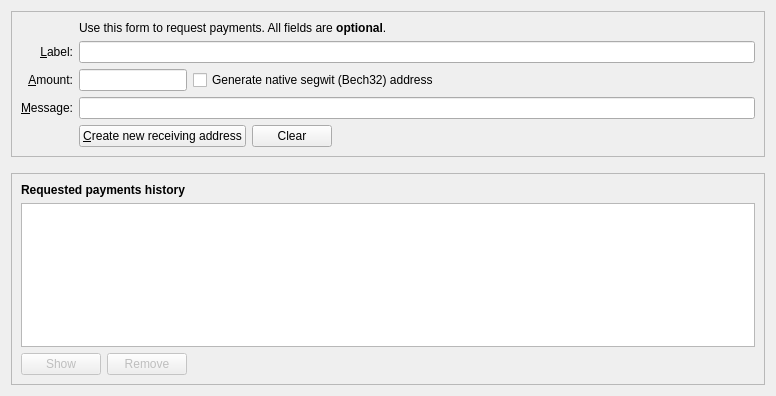
<?xml version="1.0" encoding="UTF-8"?>
<ui version="4.0">
 <class>ReceiveCoinsDialog</class>
 <widget class="QWidget" name="ReceiveCoinsDialog">
  <property name="geometry">
   <rect>
    <x>0</x>
    <y>0</y>
    <width>776</width>
    <height>396</height>
   </rect>
  </property>
  <layout class="QVBoxLayout" name="verticalLayout" stretch="0,0,1">
   <item>
    <widget class="QFrame" name="frame2">
     <property name="sizePolicy">
      <sizepolicy hsizetype="Preferred" vsizetype="Expanding">
       <horstretch>0</horstretch>
       <verstretch>0</verstretch>
      </sizepolicy>
     </property>
     <property name="frameShape">
      <enum>QFrame::StyledPanel</enum>
     </property>
     <property name="frameShadow">
      <enum>QFrame::Sunken</enum>
     </property>
     <layout class="QVBoxLayout" name="verticalLayout_3">
      <item>
       <layout class="QGridLayout" name="gridLayout">
        <item row="5" column="0">
         <widget class="QLabel" name="label">
          <property name="toolTip">
           <string>An optional amount to request. Leave this empty or zero to not request a specific amount.</string>
          </property>
          <property name="text">
           <string>&amp;Amount:</string>
          </property>
          <property name="alignment">
           <set>Qt::AlignRight|Qt::AlignTrailing|Qt::AlignVCenter</set>
          </property>
          <property name="buddy">
           <cstring>reqAmount</cstring>
          </property>
         </widget>
        </item>
        <item row="6" column="0">
         <widget class="QLabel" name="label_3">
          <property name="toolTip">
           <string>An optional message to attach to the payment request, which will be displayed when the request is opened. Note: The message will not be sent with the payment over the Merdecoin network.</string>
          </property>
          <property name="text">
           <string>&amp;Message:</string>
          </property>
          <property name="alignment">
           <set>Qt::AlignRight|Qt::AlignTrailing|Qt::AlignVCenter</set>
          </property>
          <property name="buddy">
           <cstring>reqMessage</cstring>
          </property>
         </widget>
        </item>
        <item row="4" column="2">
         <widget class="QLineEdit" name="reqLabel">
          <property name="toolTip">
           <string>An optional label to associate with the new receiving address.</string>
          </property>
         </widget>
        </item>
        <item row="2" column="2">
         <widget class="QLabel" name="label_5">
          <property name="text">
           <string>Use this form to request payments. All fields are &lt;b&gt;optional&lt;/b&gt;.</string>
          </property>
         </widget>
        </item>
        <item row="4" column="0">
         <widget class="QLabel" name="label_2">
          <property name="toolTip">
           <string>An optional label to associate with the new receiving address.</string>
          </property>
          <property name="text">
           <string>&amp;Label:</string>
          </property>
          <property name="alignment">
           <set>Qt::AlignRight|Qt::AlignTrailing|Qt::AlignVCenter</set>
          </property>
          <property name="buddy">
           <cstring>reqLabel</cstring>
          </property>
         </widget>
        </item>
        <item row="6" column="2">
         <widget class="QLineEdit" name="reqMessage">
          <property name="toolTip">
           <string>An optional message to attach to the payment request, which will be displayed when the request is opened. Note: The message will not be sent with the payment over the Merdecoin network.</string>
          </property>
         </widget>
        </item>
        <item row="7" column="2">
         <layout class="QHBoxLayout" name="horizontalLayout">
          <item>
           <widget class="QPushButton" name="receiveButton">
            <property name="minimumSize">
             <size>
              <width>150</width>
              <height>0</height>
             </size>
            </property>
            <property name="text">
             <string>&amp;Create new receiving address</string>
            </property>
            <property name="icon">
             <iconset resource="../bitcoin.qrc">
              <normaloff>:/icons/receiving_addresses</normaloff>:/icons/receiving_addresses</iconset>
            </property>
           </widget>
          </item>
          <item>
           <widget class="QPushButton" name="clearButton">
            <property name="sizePolicy">
             <sizepolicy hsizetype="Minimum" vsizetype="Fixed">
              <horstretch>0</horstretch>
              <verstretch>0</verstretch>
             </sizepolicy>
            </property>
            <property name="toolTip">
             <string>Clear all fields of the form.</string>
            </property>
            <property name="text">
             <string>Clear</string>
            </property>
            <property name="icon">
             <iconset resource="../bitcoin.qrc">
              <normaloff>:/icons/remove</normaloff>:/icons/remove</iconset>
            </property>
            <property name="autoDefault">
             <bool>false</bool>
            </property>
           </widget>
          </item>
          <item>
           <spacer name="horizontalSpacer">
            <property name="orientation">
             <enum>Qt::Horizontal</enum>
            </property>
            <property name="sizeHint" stdset="0">
             <size>
              <width>40</width>
              <height>20</height>
             </size>
            </property>
           </spacer>
          </item>
         </layout>
        </item>
        <item row="7" column="0">
         <widget class="QLabel" name="label_7">
          <property name="text">
           <string/>
          </property>
         </widget>
        </item>
        <item row="5" column="2">
         <layout class="QHBoxLayout" name="horizontalLayout_6">
          <item>
           <widget class="BitcoinAmountField" name="reqAmount">
            <property name="sizePolicy">
             <sizepolicy hsizetype="Fixed" vsizetype="Fixed">
              <horstretch>0</horstretch>
              <verstretch>0</verstretch>
             </sizepolicy>
            </property>
            <property name="minimumSize">
             <size>
              <width>80</width>
              <height>0</height>
             </size>
            </property>
            <property name="maximumSize">
             <size>
              <width>1000</width>
              <height>100</height>
             </size>
            </property>
            <property name="toolTip">
             <string>An optional amount to request. Leave this empty or zero to not request a specific amount.</string>
            </property>
           </widget>
          </item>
          <item>
           <widget class="QCheckBox" name="useBech32">
            <property name="sizePolicy">
             <sizepolicy hsizetype="Fixed" vsizetype="Fixed">
              <horstretch>0</horstretch>
              <verstretch>0</verstretch>
             </sizepolicy>
            </property>
            <property name="maximumSize">
             <size>
              <width>1000</width>
              <height>16777215</height>
             </size>
            </property>
            <property name="focusPolicy">
             <enum>Qt::StrongFocus</enum>
            </property>
            <property name="toolTip">
             <string>Native segwit addresses (aka Bech32 or BIP-173) reduce your transaction fees later on and offer better protection against typos, but old wallets don't support them. When unchecked, an address compatible with older wallets will be created instead.</string>
            </property>
            <property name="text">
             <string>Generate native segwit (Bech32) address</string>
            </property>
           </widget>
          </item>
          <item>
           <spacer name="horizontalSpacer_3">
            <property name="orientation">
             <enum>Qt::Horizontal</enum>
            </property>
            <property name="sizeHint" stdset="0">
             <size>
              <width>0</width>
              <height>0</height>
             </size>
            </property>
           </spacer>
          </item>
         </layout>
        </item>
       </layout>
      </item>
     </layout>
    </widget>
   </item>
   <item>
    <spacer name="verticalSpacer_2">
     <property name="orientation">
      <enum>Qt::Vertical</enum>
     </property>
     <property name="sizeHint" stdset="0">
      <size>
       <width>20</width>
       <height>10</height>
      </size>
     </property>
    </spacer>
   </item>
   <item>
    <widget class="QFrame" name="frame">
     <property name="sizePolicy">
      <sizepolicy hsizetype="Preferred" vsizetype="Expanding">
       <horstretch>0</horstretch>
       <verstretch>0</verstretch>
      </sizepolicy>
     </property>
     <property name="frameShape">
      <enum>QFrame::StyledPanel</enum>
     </property>
     <property name="frameShadow">
      <enum>QFrame::Raised</enum>
     </property>
     <layout class="QVBoxLayout" name="verticalLayout_2">
      <item>
       <widget class="QLabel" name="label_6">
        <property name="font">
         <font>
          <weight>75</weight>
          <bold>true</bold>
         </font>
        </property>
        <property name="text">
         <string>Requested payments history</string>
        </property>
       </widget>
      </item>
      <item>
       <widget class="QTableView" name="recentRequestsView">
        <property name="contextMenuPolicy">
         <enum>Qt::CustomContextMenu</enum>
        </property>
        <property name="tabKeyNavigation">
         <bool>false</bool>
        </property>
        <property name="sortingEnabled">
         <bool>true</bool>
        </property>
       </widget>
      </item>
      <item>
       <layout class="QHBoxLayout" name="horizontalLayout_2">
        <item>
         <widget class="QPushButton" name="showRequestButton">
          <property name="enabled">
           <bool>false</bool>
          </property>
          <property name="toolTip">
           <string>Show the selected request (does the same as double clicking an entry)</string>
          </property>
          <property name="text">
           <string>Show</string>
          </property>
          <property name="icon">
           <iconset resource="../bitcoin.qrc">
            <normaloff>:/icons/edit</normaloff>:/icons/edit</iconset>
          </property>
          <property name="autoDefault">
           <bool>false</bool>
          </property>
         </widget>
        </item>
        <item>
         <widget class="QPushButton" name="removeRequestButton">
          <property name="enabled">
           <bool>false</bool>
          </property>
          <property name="toolTip">
           <string>Remove the selected entries from the list</string>
          </property>
          <property name="text">
           <string>Remove</string>
          </property>
          <property name="icon">
           <iconset resource="../bitcoin.qrc">
            <normaloff>:/icons/remove</normaloff>:/icons/remove</iconset>
          </property>
          <property name="autoDefault">
           <bool>false</bool>
          </property>
         </widget>
        </item>
        <item>
         <spacer name="horizontalSpacer_2">
          <property name="orientation">
           <enum>Qt::Horizontal</enum>
          </property>
          <property name="sizeHint" stdset="0">
           <size>
            <width>40</width>
            <height>20</height>
           </size>
          </property>
         </spacer>
        </item>
       </layout>
      </item>
     </layout>
    </widget>
   </item>
  </layout>
 </widget>
 <customwidgets>
  <customwidget>
   <class>BitcoinAmountField</class>
   <extends>QLineEdit</extends>
   <header>qt/bitcoinamountfield.h</header>
   <container>1</container>
  </customwidget>
 </customwidgets>
 <tabstops>
  <tabstop>reqLabel</tabstop>
  <tabstop>reqAmount</tabstop>
  <tabstop>useBech32</tabstop>
  <tabstop>reqMessage</tabstop>
  <tabstop>receiveButton</tabstop>
  <tabstop>clearButton</tabstop>
  <tabstop>recentRequestsView</tabstop>
  <tabstop>showRequestButton</tabstop>
  <tabstop>removeRequestButton</tabstop>
 </tabstops>
 <resources>
  <include location="../bitcoin.qrc"/>
 </resources>
 <connections/>
</ui>
